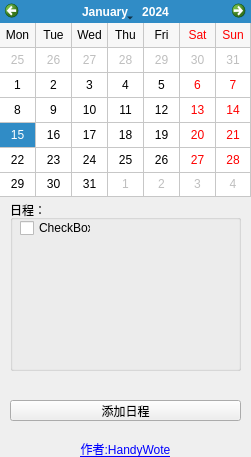
<?xml version="1.0" encoding="UTF-8"?>
<ui version="4.0">
 <class>mainUI</class>
 <widget class="QWidget" name="mainUI">
  <property name="geometry">
   <rect>
    <x>0</x>
    <y>0</y>
    <width>251</width>
    <height>457</height>
   </rect>
  </property>
  <property name="focusPolicy">
   <enum>Qt::ClickFocus</enum>
  </property>
  <property name="windowTitle">
   <string>ToDoList</string>
  </property>
  <widget class="QCalendarWidget" name="calendar">
   <property name="geometry">
    <rect>
     <x>0</x>
     <y>0</y>
     <width>251</width>
     <height>197</height>
    </rect>
   </property>
   <property name="gridVisible">
    <bool>true</bool>
   </property>
   <property name="horizontalHeaderFormat">
    <enum>QCalendarWidget::ShortDayNames</enum>
   </property>
   <property name="verticalHeaderFormat">
    <enum>QCalendarWidget::NoVerticalHeader</enum>
   </property>
   <property name="navigationBarVisible">
    <bool>true</bool>
   </property>
   <property name="dateEditEnabled">
    <bool>true</bool>
   </property>
  </widget>
  <widget class="QGroupBox" name="date">
   <property name="geometry">
    <rect>
     <x>10</x>
     <y>200</y>
     <width>231</width>
     <height>171</height>
    </rect>
   </property>
   <property name="title">
    <string>日程：</string>
   </property>
   <property name="flat">
    <bool>true</bool>
   </property>
   <property name="checkable">
    <bool>false</bool>
   </property>
   <widget class="QCheckBox" name="checkBox">
    <property name="geometry">
     <rect>
      <x>10</x>
      <y>20</y>
      <width>71</width>
      <height>16</height>
     </rect>
    </property>
    <property name="text">
     <string>CheckBox</string>
    </property>
   </widget>
  </widget>
  <widget class="QPushButton" name="addToDo">
   <property name="geometry">
    <rect>
     <x>10</x>
     <y>400</y>
     <width>231</width>
     <height>21</height>
    </rect>
   </property>
   <property name="text">
    <string>添加日程</string>
   </property>
  </widget>
  <widget class="QLabel" name="label">
   <property name="geometry">
    <rect>
     <x>10</x>
     <y>440</y>
     <width>231</width>
     <height>20</height>
    </rect>
   </property>
   <property name="text">
    <string>&lt;a href='https://github.com/HandyWote/ToDoList'&gt;作者:HandyWote&lt;/a&gt;</string>
   </property>
   <property name="alignment">
    <set>Qt::AlignHCenter|Qt::AlignTop</set>
   </property>
  </widget>
 </widget>
 <resources/>
 <connections>
  <connection>
   <sender>addToDo</sender>
   <signal>clicked()</signal>
   <receiver>date</receiver>
   <slot>update()</slot>
   <hints>
    <hint type="sourcelabel">
     <x>125</x>
     <y>410</y>
    </hint>
    <hint type="destinationlabel">
     <x>125</x>
     <y>285</y>
    </hint>
   </hints>
  </connection>
 </connections>
</ui>
